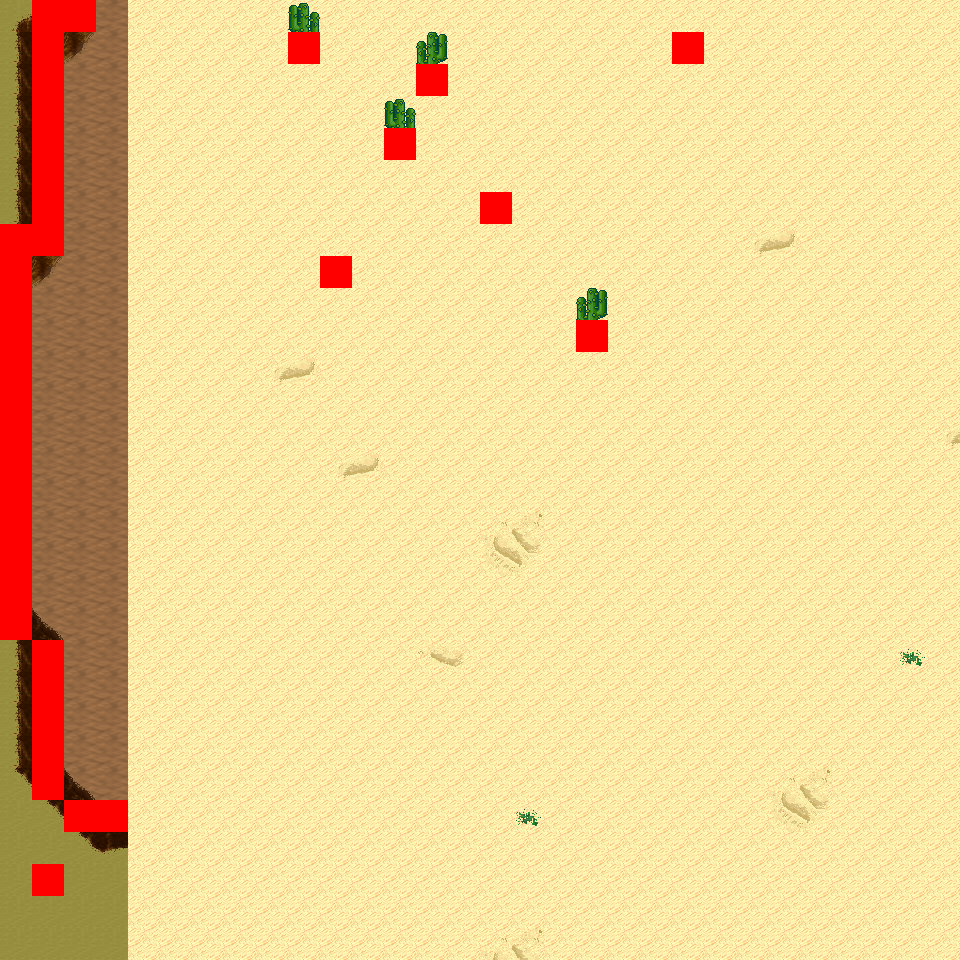

Below is a game level as drawn by its tile map, then a one-line description and the .tmx that defines it (tile-layer data replaced by summaries):
An orthogonal 30x30 tile map with 32x32 px tiles, 6 tile layers (Ground, Object, Object2, Above, ...), 10 tilesets and 5 objects (5x mapExit).

<map version="1.0" orientation="orthogonal" renderorder="right-down" width="30" height="30" tilewidth="32" tileheight="32" nextobjectid="6">
  <tileset firstgid="1" name="tileset_logic_collision" tilewidth="32" tileheight="32" tilecount="1" columns="1">
    <image source="../drawable/tileset_logic_collision.png" width="32" height="32" />
  </tileset>
  <tileset firstgid="2" name="tileset_ground_ground" tilewidth="32" tileheight="32" tilecount="33" columns="3">
    <image source="../drawable/tileset_ground_ground.png" width="96" height="352" />
  </tileset>
  <tileset firstgid="35" name="tileset_ground_ridge_earth_pale" tilewidth="32" tileheight="32" tilecount="96" columns="12">
    <image source="../drawable/tileset_ground_ridge_earth_pale.png" width="384" height="256" />
  </tileset>
  <tileset firstgid="131" name="tileset_ground_ridge_earth_dark" tilewidth="32" tileheight="32" tilecount="96" columns="12">
    <image source="../drawable/tileset_ground_ridge_earth_dark.png" width="384" height="256" />
  </tileset>
  <tileset firstgid="227" name="tileset_terrain_desert" tilewidth="32" tileheight="32" tilecount="88" columns="8">
    <image source="../drawable/tileset_terrain_desert.png" width="256" height="352" />
  </tileset>
  <tileset firstgid="315" name="tileset_ground_ladder_horizontal_dark" tilewidth="32" tileheight="32" tilecount="3" columns="1">
    <image source="../drawable/tileset_ground_ladder_horizontal_dark.png" width="32" height="96" />
  </tileset>
  <tileset firstgid="318" name="tileset_plant_bush_various_small" tilewidth="32" tileheight="32" tilecount="9" columns="3">
    <image source="../drawable/tileset_plant_bush_various_small.png" width="96" height="96" />
  </tileset>
  <tileset firstgid="327" name="tileset_plant_cactus_2" tilewidth="32" tileheight="32" tilecount="10" columns="5">
    <image source="../drawable/tileset_plant_cactus_2.png" width="160" height="64" />
  </tileset>
  <tileset firstgid="337" name="tileset_plant_tree_evergreen" tilewidth="32" tileheight="32" tilecount="36" columns="3">
    <image source="../drawable/tileset_plant_tree_evergreen.png" width="96" height="384" />
  </tileset>
  <tileset firstgid="373" name="tileset_ground_sand_2" tilewidth="32" tileheight="32" tilecount="15" columns="5">
    <image source="../drawable/tileset_ground_sand_2.png" width="160" height="96" />
  </tileset>
  <layer name="Ground" width="30" height="30">
    <data>[900 cells, 900 non-empty, 13 distinct tile ids]</data>
  </layer>
  <layer name="Object" width="30" height="30">
    <data>[900 cells, 55 non-empty, 16 distinct tile ids]</data>
  </layer>
  <layer name="Object2" width="30" height="30">
    <data>[900 cells, 0 non-empty, 0 distinct tile ids]</data>
  </layer>
  <layer name="Above" width="30" height="30">
    <data>[900 cells, 4 non-empty, 2 distinct tile ids]</data>
  </layer>
  <layer name="Above2" width="30" height="30">
    <data>[900 cells, 0 non-empty, 0 distinct tile ids]</data>
  </layer>
  <layer name="Walkable" width="30" height="30">
    <data>[900 cells, 37 non-empty, 1 distinct tile ids]</data>
  </layer>
  <objectgroup name="MapEvents">
    <object id="1" name="north" type="mapExit" x="0" y="0" width="32" height="32">
      <properties>
        <property name="map" value="level_0_x27_y130" />
        <property name="x" value="0" />
        <property name="y" value="28" />
      </properties>
    </object>
    <object id="2" name="north2" type="mapExit" x="96" y="0" width="864" height="32">
      <properties>
        <property name="map" value="level_0_x27_y130" />
        <property name="x" value="3" />
        <property name="y" value="28" />
      </properties>
    </object>
    <object id="3" name="south" type="mapExit" x="0" y="928" width="960" height="32">
      <properties>
        <property name="map" value="level_0_x27_y132" />
        <property name="x" value="0" />
        <property name="y" value="1" />
      </properties>
    </object>
    <object id="4" name="west" type="mapExit" x="0" y="0" width="32" height="224">
      <properties>
        <property name="map" value="level_0_x26_y131" />
        <property name="x" value="28" />
        <property name="y" value="0" />
      </properties>
    </object>
    <object id="5" name="west2" type="mapExit" x="0" y="640" width="32" height="320">
      <properties>
        <property name="map" value="level_0_x26_y131" />
        <property name="x" value="28" />
        <property name="y" value="20" />
      </properties>
    </object>
  </objectgroup>
</map>
